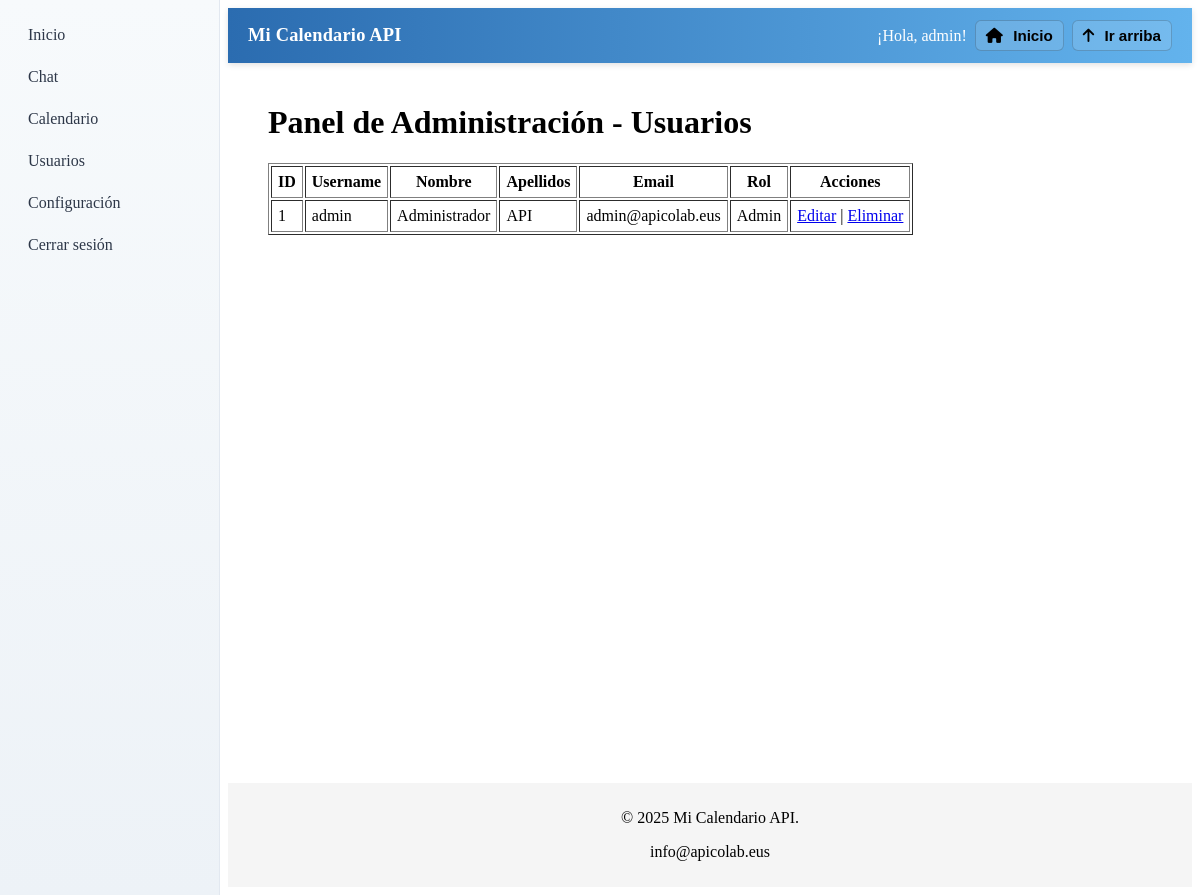
Before: /app/usuarios/index.php (signed in) with the older database file.
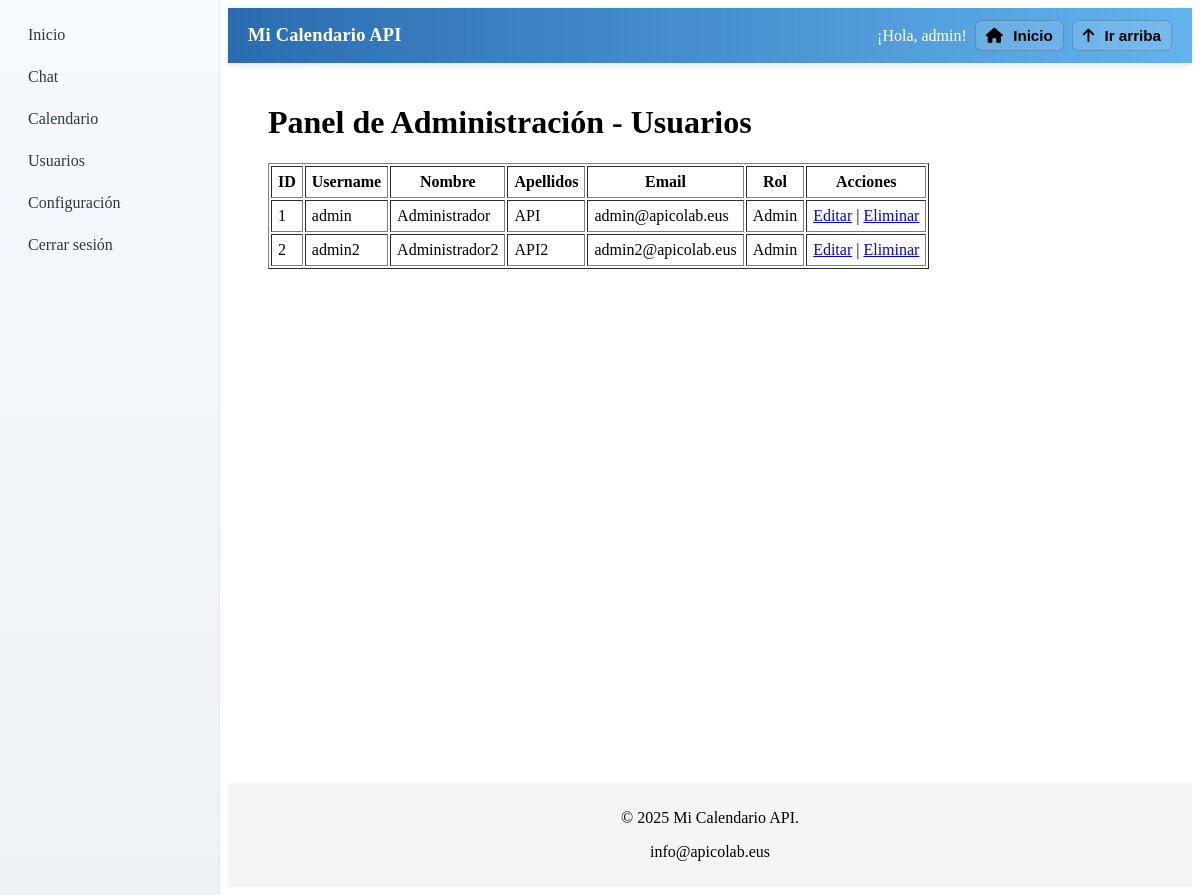
After: the same page with the newer database file.
### tables this page shows
CREATE TABLE `Usuarios` (
  `id` int(11) NOT NULL COMMENT 'Id unico que identifica al usuario',
  `username` varchar(20) NOT NULL COMMENT 'Username del usuario',
  `nombre` varchar(50) NOT NULL COMMENT 'Nombre del usuario',
  `apellidos` varchar(255) NOT NULL COMMENT 'Apellido del usuario',
  `mail` varchar(255) NOT NULL COMMENT 'mail del usuario',
  `password` varchar(255) NOT NULL COMMENT 'Contraseña del usuario',
  `activo` int(1) NOT NULL COMMENT 'Estado del usuario: 0-> Desactivado; 1-> Activo',
  `rol` int(11) NOT NULL DEFAULT 0 COMMENT '0-> Solo puede Iniciar sesión y chatear; 1-> Puede añadir eventos; 2-> Admin'
);

### app/usuarios/cl/Usuario.php (called while the page is built, shortened)
<?php
class Usuarios{
    private $conn;
    public function __construct($dbConnection) {
        $this->conn = $dbConnection;
    }
    public function getAllUsers() {
        $stmt = $this->conn->prepare("SELECT id, username, nombre, apellidos, mail, activo, rol FROM Usuarios");
        $stmt->execute();
        $result = $stmt->get_result();
        return $result;
    }
}

### app/usuarios/index.php (the view, shortened to what this page needs)
<?php
require_once '../conn.php';
require_once 'cl/Usuario.php';
require_once '../templates/header.php';
require_once '../templates/sidebar.php';
$usuarioObj = new Usuarios($conn);
$usuarios = $usuarioObj->getAllUsers();
?>
<h1>Panel de Administración - Usuarios</h1>
<table border="1" cellpadding="6">
    <thead>
        <tr>
            <th>ID</th>
            <th>Username</th>
            <th>Nombre</th>
            <th>Apellidos</th>
            <th>Email</th>
            <th>Rol</th>
            <th>Acciones</th>
        </tr>
    </thead>
    <tbody>
        <?php while ($u = $usuarios->fetch_assoc()) { ?>
            <tr>
                <td><?= $u['id'] ?></td>
                <td><?= htmlspecialchars($u['username']) ?></td>
                <td><?= htmlspecialchars($u['nombre']) ?></td>
                <td><?= htmlspecialchars($u['apellidos']) ?></td>
                <td><?= htmlspecialchars($u['mail']) ?></td>
                <td><?= $u['rol'] == 2 ? 'Admin' : 'Usuario' ?></td>
                <td>
                    <a href="edit_admin.php?id=<?= $u['id'] ?>">Editar</a> |
                    <a href="delete_admin.php?id=<?= $u['id'] ?>"
                       onclick="return confirm('¿Seguro que deseas eliminar esta cuenta?');">
                       Eliminar
                    </a>
                </td>
            </tr>
        <?php } ?>
    </tbody>
</table>
<?php require_once '../templates/footer.php'; ?>

### app/templates/header.php (shortened to what this page needs)
<!DOCTYPE html>
<html lang="es">
<head>
    <link rel="stylesheet" href="/calendario/estilos/estilos.css">
    <link rel="stylesheet" href="/templates/css/estilos.css">
    <link rel="stylesheet" href="https://cdnjs.cloudflare.com/ajax/libs/font-awesome/6.4.0/css/all.min.css" />
</head>
<body>
    <header>
        <div class="logo">
            <h1>Mi Calendario API</h1>
        </div>
        <div class="header-actions">
            <span>¡Hola, <?php echo htmlspecialchars($_SESSION['username'] ?? 'Invitado'); ?>!</span>
            <button class="btn" onclick="location.href='/'"><i class="fa-solid fa-house"></i>&nbsp;Inicio</button>
            <button class="btn" onclick="window.scrollTo(0,0)"><i class="fa-solid fa-arrow-up"></i>&nbsp;Ir arriba</button>
        </div>
    </header>

### app/templates/sidebar.php (shortened to what this page needs)
<aside class="sidebar">
    <ul>
        <li><a href="/index.php">Inicio</a></li>
        <li><a href="/chat/index.php">Chat</a></li>
        <li><a href="/calendario/index.php">Calendario</a></li>
        <li><a href="/usuarios/index.php">Usuarios</a></li>
        <li><a href="/config/index.php">Configuración</a></li>
        <li><a href="/login/logout.php">Cerrar sesión</a></li>
    </ul>
</aside>
<div class="main-content-wrapper">

### app/templates/footer.php (shortened to what this page needs)
</div>
<footer style="background:#f5f5f5; padding:10px; text-align:center; margin-left: 220px;">
    <p>&copy; <?= date('Y') ?> Mi Calendario API. <p class="footer-text">info@apicolab.eus</p></p>
</footer>
</body>
</html>

### app/calendario/estilos/estilos.css (style rules this page uses)
.btn { padding: 10px 18px; border: 2px solid transparent; background: white; border-radius: 8px; cursor: pointer; transition: all 0.3s ease; font-weight: 600; font-size: 14px; display: inline-flex; align-items: center; gap: 6px; }

### app/templates/header.php (style rules this page uses)
header { background: linear-gradient(90deg, #2b6cb0 0%, #63b3ed 100%); color: #fff; padding: 12px 20px; display: flex; align-items: center; justify-content: space-between; gap: 12px; box-shadow: 0 2px 6px rgba(0,0,0,0.12); position: sticky; top: 0; z-index: 1000; margin-left: 220px; }
header .logo { display: flex; align-items: center; gap: 12px; }
header h1 { margin: 0; font-size: 1.15rem; font-weight: 600; letter-spacing: 0.2px; }
.header-actions { display: flex; align-items: center; gap: 8px; }
.btn { background: rgba(255,255,255,0.12); color: #000000ff; border: 1px solid rgba(0, 0, 0, 0.18); padding: 6px 10px; border-radius: 6px; cursor: pointer; font-size: 0.95rem; }

### app/templates/sidebar.php (style rules this page uses)
.sidebar { width: 220px; position: fixed; left: 0; top: 0; bottom: 0; background: linear-gradient(180deg, #f7fafc 0%, #edf2f7 100%); border-right: 1px solid #e2e8f0; padding: 18px; box-sizing: border-box; overflow-y: auto; z-index: 999; }
.sidebar ul { list-style: none; padding: 0; margin: 0; }
.sidebar li { margin-bottom: 8px; }
.sidebar a { display: block; padding: 8px 10px; color: #2d3748; text-decoration: none; border-radius: 6px; transition: background .12s, color .12s; }
.main-content-wrapper { margin-left: 240px; padding: 20px; min-height: calc(100vh - 120px); }

Changed rows visible on the page:
added usuarios: id "2", username "admin2", nombre "Administrador2", apellidos "API2", mail "admin2@apicolab.eus", rol "Admin"
